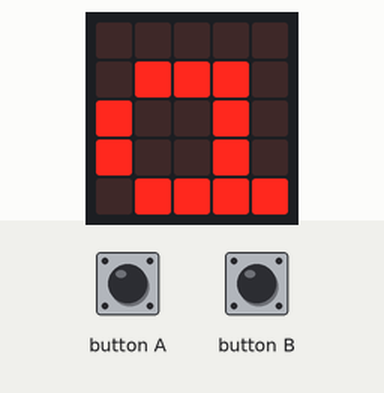
This program was run on a simulated BBC micro:bit running MicroPython. On the bench: the board's 5×5 LED display. The inputs (shaded band) are chosen by the test bench.

Above: at 1.2 s.
1.3 s: button A pressed for 0.15 s
At 4.2 s:
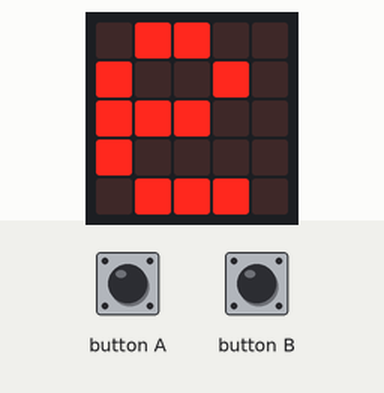
4.8 s: button B pressed for 0.15 s
At 9.8 s:
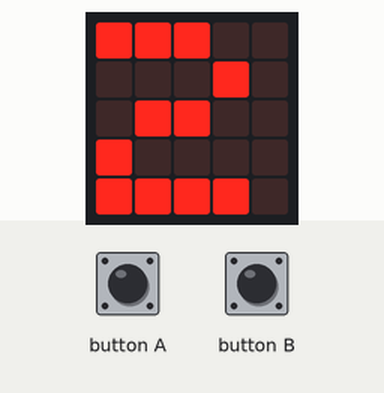
11.5 s: button A pressed for 1 s
At 21.4 s:
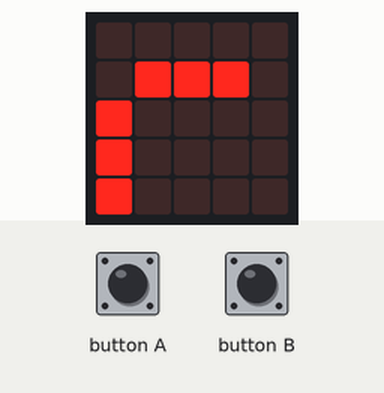
Timing chart, 0 to 22.9 s (numbered marks = the images above; inputs shaded):
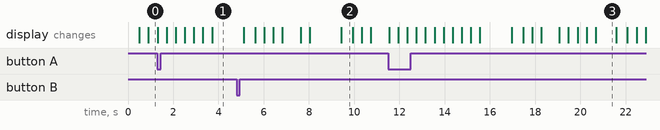

The program:

AB-main.py
```python
# Imports go at the top
from microbit import *
i=0
amigos=["Jay Colte","Guillem","Follacamiones24","Greenheir","Jordi Wild","DiGrefg","Quepedo con el Lipton","Flexmami"]
while True:
    if button_a.get_presses():
        i=i+1
        sleep(500)
    elif button_b.get_presses():
        i=i+1
        sleep(500)
    if i>len(amigos)-1:
        i=0
    elif i<0:
        i=len(amigos)-1
    else:
        display.show(i)
        sleep(500)
        display.show(amigos[i])
        sleep(500)
```

Measured:
- what the display in image 2 shows lasts 0.5 s, from 9.4 s to 9.9 s
- what the display in image 3 shows lasts 0.9 s, from 20.7 s to 21.6 s
